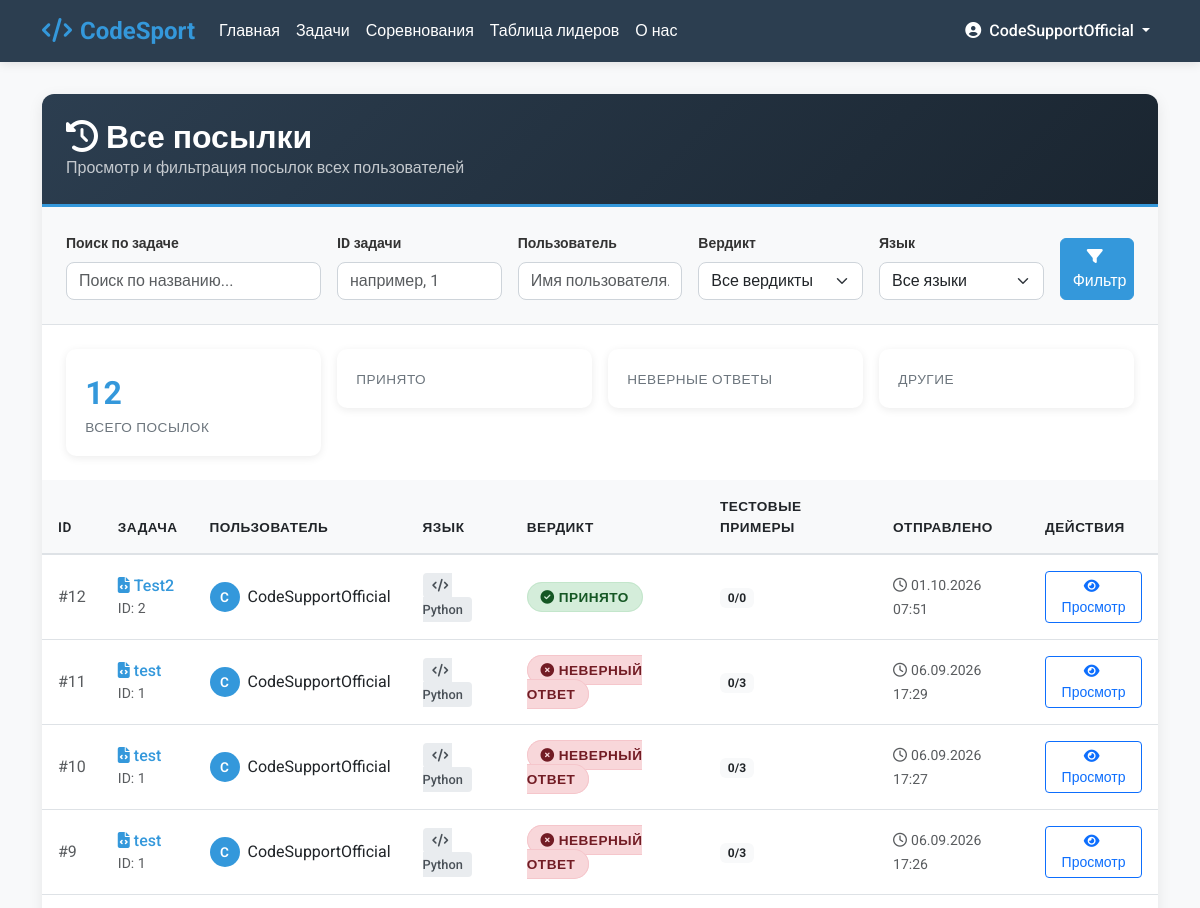
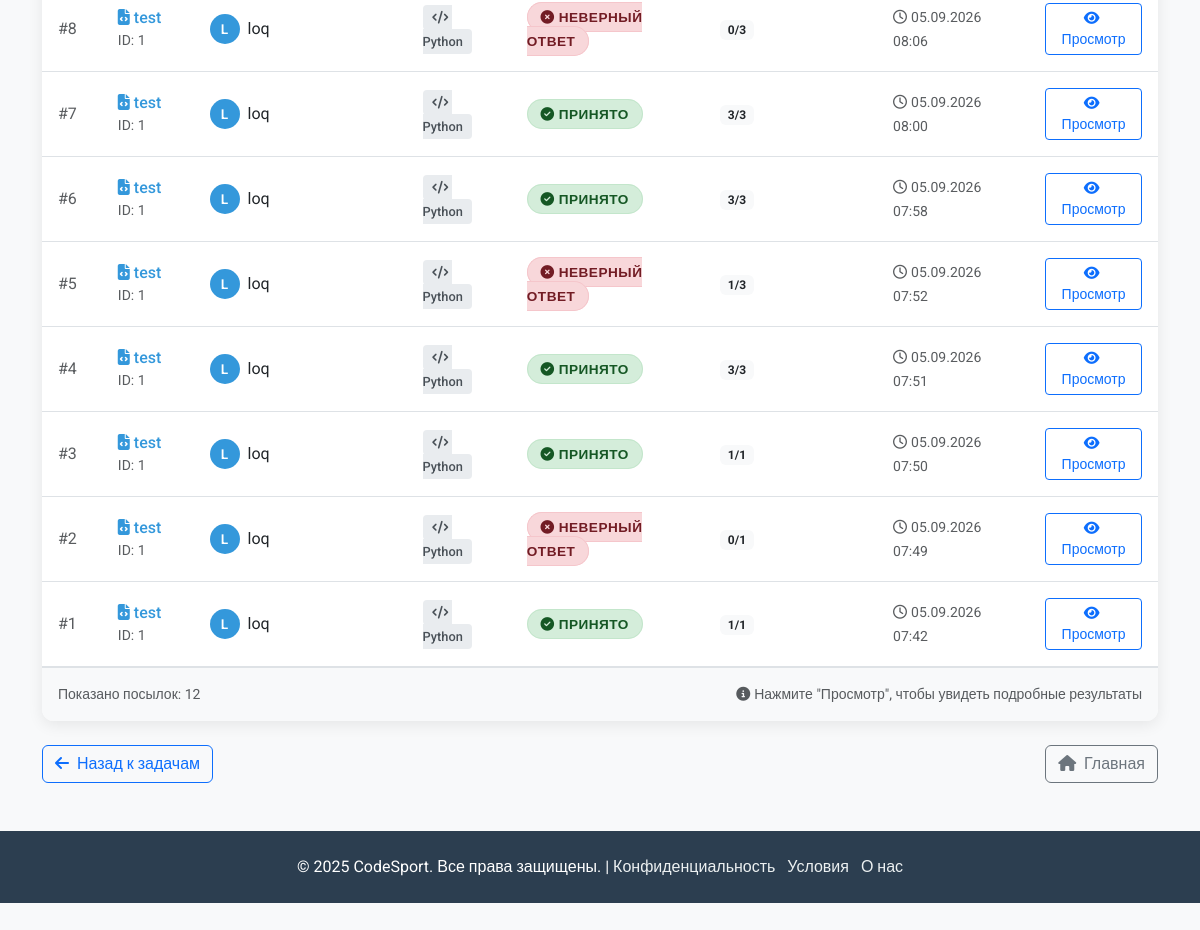
Page /submissions/ (signed in) on the earlier database version (2 pictures, top to bottom).
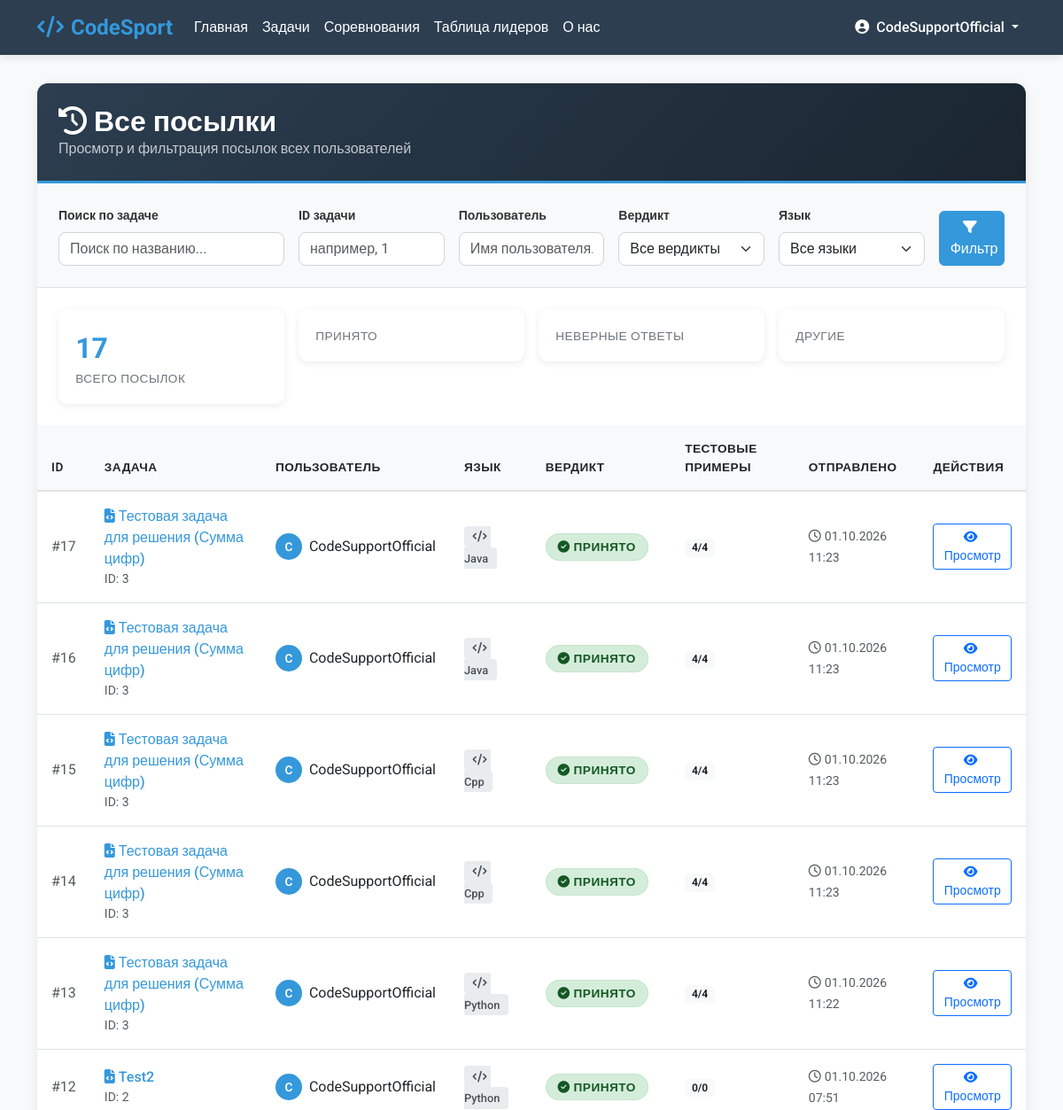
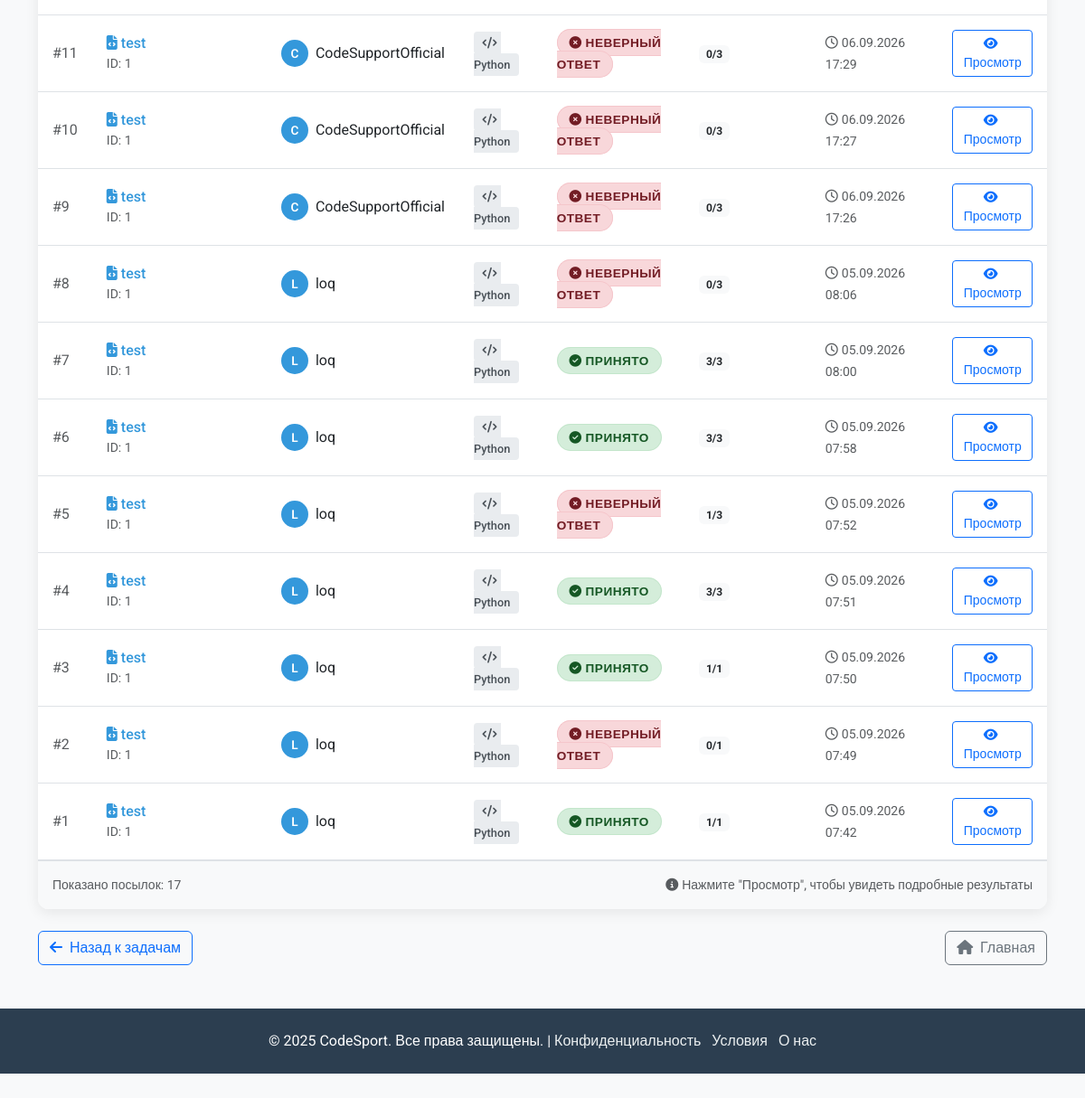
Same page on the later database version (2 pictures, top to bottom).
### LearnApp/models.py (models this page shows, shortened)
class Submission(models.Model):
    VERDICT_CHOICES = [
        ('accepted', 'Accepted'),
        ('wrong_answer', 'Wrong Answer'),
        ('time_limit_exceeded', 'Time Limit Exceeded'),
        ('runtime_error', 'Runtime Error'),
        ('compilation_error', 'Compilation Error'),
    ]
    LANGUAGE_CHOICES = [
        ('python', 'Python'),
        ('cpp', 'C++'),
        ('java', 'Java'),
    ]
    problem = models.ForeignKey(Problem, on_delete=models.CASCADE)
    user = models.ForeignKey(User, on_delete=models.CASCADE)
    code = models.TextField()
    language = models.CharField(max_length=20, choices=LANGUAGE_CHOICES)
    verdict = models.CharField(max_length=20, choices=VERDICT_CHOICES, blank=True)
    submitted_at = models.DateTimeField(auto_now_add=True)
    execution_time = models.FloatField(null=True, blank=True)
    test_cases_passed = models.IntegerField(default=0)
    total_test_cases = models.IntegerField(default=0)
    class Meta:
        ordering = ['-submitted_at']

class Problem(models.Model):
    DIFFICULTY_CHOICES = [
        ('easy', 'Easy'),
        ('medium', 'Medium'),
        ('hard', 'Hard'),
    ]
    title = models.CharField(max_length=200)
    description = models.TextField()
    author = models.ForeignKey(User, on_delete=models.CASCADE)
    created_at = models.DateTimeField(auto_now_add=True)
    difficulty = models.CharField(max_length=10, choices=DIFFICULTY_CHOICES)
    time_limit = models.IntegerField(default=1, help_text="Time limit in seconds")
    memory_limit = models.IntegerField(default=256, help_text="Memory limit in MB")
    template_code = models.TextField(blank=True, help_text="Initial code template for users")

### LearnApp/views.py (the view)
# urls.py: path('submissions/', views.submissions, name='submissions'),
@login_required
def submissions(request):
    submissions_list = Submission.objects.all().order_by('-submitted_at')
    show_all = request.GET.get('show_all', 'false').lower() == 'true'
    if not show_all and not request.user.is_staff:
        submissions_list = submissions_list.filter(user=request.user)
    search_query = request.GET.get('search', '')
    problem_id = request.GET.get('problem_id', '')
    username = request.GET.get('user', '')
    verdict = request.GET.get('verdict', '')
    language = request.GET.get('language', '')
    if search_query:
        submissions_list = submissions_list.filter(problem__title__icontains=search_query)
    if problem_id:
        try:
            problem_id_int = int(problem_id)
            submissions_list = submissions_list.filter(problem__id=problem_id_int)
        except ValueError:
            pass
    if username:
        submissions_list = submissions_list.filter(user__username__icontains=username)
    if verdict:
        submissions_list = submissions_list.filter(verdict=verdict)
    if language:
        submissions_list = submissions_list.filter(language=language)
    return render(request, 'main/submissions.html', {
        'submissions': submissions_list,
        'show_all': show_all
    })

### templates/main/submissions.html (shortened to what this page needs)
<!DOCTYPE html>
<html lang="ru">
<head>
    <link href="https://cdn.jsdelivr.net/npm/bootstrap@5.3.0/dist/css/bootstrap.min.css" rel="stylesheet">
    <link rel="stylesheet" href="https://cdnjs.cloudflare.com/ajax/libs/font-awesome/6.4.0/css/all.min.css">
</head>
<body>
    <nav class="navbar navbar-expand-lg navbar-dark sticky-top">
        <div class="container">
            <a class="navbar-brand" href="{% url 'home' %}">
                <i class="fas fa-code me-2"></i>CodeSport
            </a>
            <div class="collapse navbar-collapse" id="navbarNav">
                <ul class="navbar-nav me-auto">
                    <li class="nav-item"><a class="nav-link" href="{% url 'home' %}">Главная</a></li>
                    <li class="nav-item"><a class="nav-link" href="{% url 'problems' %}">Задачи</a></li>
                    <li class="nav-item"><a class="nav-link" href="{% url 'contests' %}">Соревнования</a></li>
                    <li class="nav-item"><a class="nav-link" href="{% url 'leaderboard' %}">Таблица лидеров</a></li>
                    <li class="nav-item"><a class="nav-link" href="{% url 'about' %}">О нас</a></li>
                </ul>
                <ul class="navbar-nav">
                    {% if user.is_authenticated %}
                    <li class="nav-item dropdown">
                        <a class="nav-link dropdown-toggle" href="#" id="navbarDropdown" role="button" data-bs-toggle="dropdown">
                            <i class="fas fa-user-circle me-1"></i> {{ user.username }}
                        </a>
                    </li>
                    {% else %}
                    <li class="nav-item"><a class="nav-link" href="{% url 'login' %}">Вход</a></li>
                    <li class="nav-item"><a class="nav-link" href="{% url 'login' %}">Регистрация</a></li>
                    {% endif %}
                </ul>
            </div>
        </div>
    </nav>
    <div class="container">
        <div class="submissions-container">
            <div class="submissions-header">
                <h2><i class="fas fa-history me-2"></i>Все посылки</h2>
                <p class="mb-0 text-light opacity-75">Просмотр и фильтрация посылок всех пользователей</p>
            </div>
            <div class="filter-section">
                <form method="GET" action="{% url 'submissions' %}" class="row g-3">
                    <div class="col-md-3">
                        <label for="problemSearch" class="form-label small fw-bold">Поиск по задаче</label>
                        <input type="text" class="form-control" id="problemSearch" name="search"
                               placeholder="Поиск по названию..." value="{{ request.GET.search }}">
                    </div>
                    <div class="col-md-2">
                        <label for="problemId" class="form-label small fw-bold">ID задачи</label>
                        <input type="number" class="form-control" id="problemId" name="problem_id"
                               placeholder="например, 1" value="{{ request.GET.problem_id }}" min="1">
                    </div>
                    <div class="col-md-2">
                        <label for="userSearch" class="form-label small fw-bold">Пользователь</label>
                        <input type="text" class="form-control" id="userSearch" name="user"
                               placeholder="Имя пользователя..." value="{{ request.GET.user }}">
                    </div>
                    <div class="col-md-2">
                        <label for="verdictFilter" class="form-label small fw-bold">Вердикт</label>
                        <select class="form-select" id="verdictFilter" name="verdict">
                            <option value="">Все вердикты</option>
                        </select>
                    </div>
                    <div class="col-md-2">
                        <label for="languageFilter" class="form-label small fw-bold">Язык</label>
                        <select class="form-select" id="languageFilter" name="language">
                            <option value="">Все языки</option>
                        </select>
                    </div>
                    <div class="col-md-1 d-flex align-items-end">
                        <button type="submit" class="btn btn-primary w-100">
                            <i class="fas fa-filter me-1"></i>Фильтр
                        </button>
                    </div>
                </form>
            </div>
            <div class="stats-cards">
                <div class="row g-3">
                    <div class="col-md-3 col-sm-6">
                        <div class="stat-card">
                            <div class="stat-number">{{ submissions|length }}</div>
                            <div class="stat-label">Всего посылок</div>
                        </div>
                    </div>
                    <div class="col-md-3 col-sm-6">
                        <div class="stat-card">
                            <div class="stat-label">Принято</div>
                        </div>
                    </div>
                    <div class="col-md-3 col-sm-6">
                        <div class="stat-card">
                            <div class="stat-label">Неверные ответы</div>
                        </div>
                    </div>
                    <div class="col-md-3 col-sm-6">
                        <div class="stat-card">
                            <div class="stat-label">Другие</div>
                        </div>
                    </div>
                </div>
            </div>
            <div class="table-responsive mt-4">
                {% if submissions %}
                <table class="table table-hover">
                    <thead>
                        <tr>
                            <th>ID</th>
                            <th>Задача</th>
                            <th>Пользователь</th>
                            <th>Язык</th>
                            <th>Вердикт</th>
                            <th>Тестовые примеры</th>
                            <th>Отправлено</th>
                            <th>Действия</th>
                        </tr>
                    </thead>
                    <tbody>
                        {% for submission in submissions %}
                        <tr>
                            <td class="text-muted">#{{ submission.id }}</td>
                            <td>
                                <a href="{% url 'problem_detail' submission.problem.id %}" class="problem-link">
                                    <i class="fas fa-file-code me-1"></i>{{ submission.problem.title }}
                                </a>
                                <small class="text-muted d-block">ID: {{ submission.problem.id }}</small>
                            </td>
                            <td>
                                <div class="user-badge">
                                    <div class="user-avatar">
                                        {{ submission.user.username|first|upper }}
                                    </div>
                                    <span>{{ submission.user.username }}</span>
                                </div>
                            </td>
                            <td>
                                <span class="language-badge">
                                    <i class="fas fa-code me-1"></i>{{ submission.language|title }}
                                </span>
                            </td>
                            <td>
                                <span class="verdict-badge verdict-{{ submission.verdict }}">
                                    {% if submission.verdict == 'accepted' %}
                                        <i class="fas fa-check-circle me-1"></i>Принято
                                    {% elif submission.verdict == 'wrong_answer' %}
                                        <i class="fas fa-times-circle me-1"></i>Неверный ответ
                                    {% elif submission.verdict == 'time_limit_exceeded' %}
                                        <i class="fas fa-clock me-1"></i>Превышено время
                                    {% elif submission.verdict == 'runtime_error' %}
                                        <i class="fas fa-exclamation-triangle me-1"></i>Ошибка выполнения
                                    {% elif submission.verdict == 'compilation_error' %}
                                        <i class="fas fa-times-circle me-1"></i>Ошибка компиляции
                                    {% else %}
                                        <i class="fas fa-hourglass-half me-1"></i>{{ submission.verdict|title }}
                                    {% endif %}
                                </span>
                            </td>
                            <td>
                                <span class="badge bg-light text-dark">
                                    {{ submission.test_cases_passed }}/{{ submission.total_test_cases }}
                                </span>
                            </td>
                            <td>
                                <span class="text-muted small">
                                    <i class="far fa-clock me-1"></i>{{ submission.submitted_at|date:"d.m.Y H:i" }}
                                </span>
                            </td>
                            <td>
                                <a href="{% url 'submission_result' submission.id %}" class="btn btn-sm btn-outline-primary">
                                    <i class="fas fa-eye me-1"></i>Просмотр
                                </a>
                            </td>
                        </tr>
                        {% endfor %}
                    </tbody>
                </table>
                {% endif %}
            </div>
            {% if submissions %}
            <div class="pagination-container d-flex justify-content-between align-items-center">
                <span class="text-muted small">
                    Показано посылок: {{ submissions|length }}
                </span>
                <span class="text-muted small">
                    <i class="fas fa-info-circle me-1"></i>Нажмите "Просмотр", чтобы увидеть подробные результаты
                </span>
            </div>
            {% endif %}
        </div>
        <div class="row mt-4">
            <div class="col-12">
                <div class="d-flex justify-content-between">
                    <a href="{% url 'problems' %}" class="btn btn-outline-primary">
                        <i class="fas fa-arrow-left me-1"></i> Назад к задачам
                    </a>
                    <a href="{% url 'home' %}" class="btn btn-outline-secondary">
                        <i class="fas fa-home me-1"></i> Главная
                    </a>
                </div>
            </div>
        </div>
    </div>
    <footer class="footer mt-5">
        <div class="container text-center">
            <p class="mb-0">&copy; 2025 CodeSport. Все права защищены. |
                <a href="#" class="me-2">Конфиденциальность</a>
                <a href="#" class="me-2">Условия</a>
                <a href="{% url 'about' %}">О нас</a>
            </p>
        </div>
    </footer>
</body>
</html>

Differences in the rows shown:
added Submission: id "17", problem "Тестовая задача для решения (Сумма цифр)", problem.id "3", user.username|first "C", user.username "CodeSupportOfficial", language "Java", verdict "accepted" (drawn), test_cases_passed "4", total_test_cases "4", submitted_at "01.10.2026 11:23"
added Submission: id "16", problem "Тестовая задача для решения (Сумма цифр)", problem.id "3", user.username|first "C", user.username "CodeSupportOfficial", language "Java", verdict "accepted" (drawn), test_cases_passed "4", total_test_cases "4", submitted_at "01.10.2026 11:23"
added Submission: id "15", problem "Тестовая задача для решения (Сумма цифр)", problem.id "3", user.username|first "C", user.username "CodeSupportOfficial", language "Cpp", verdict "accepted" (drawn), test_cases_passed "4", total_test_cases "4", submitted_at "01.10.2026 11:23"
added Submission: id "14", problem "Тестовая задача для решения (Сумма цифр)", problem.id "3", user.username|first "C", user.username "CodeSupportOfficial", language "Cpp", verdict "accepted" (drawn), test_cases_passed "4", total_test_cases "4", submitted_at "01.10.2026 11:23"
added Submission: id "13", problem "Тестовая задача для решения (Сумма цифр)", problem.id "3", user.username|first "C", user.username "CodeSupportOfficial", language "Python", verdict "accepted" (drawn), test_cases_passed "4", total_test_cases "4", submitted_at "01.10.2026 11:22"
Other differences:
{{ submissions|length }}: "12" → "17"
